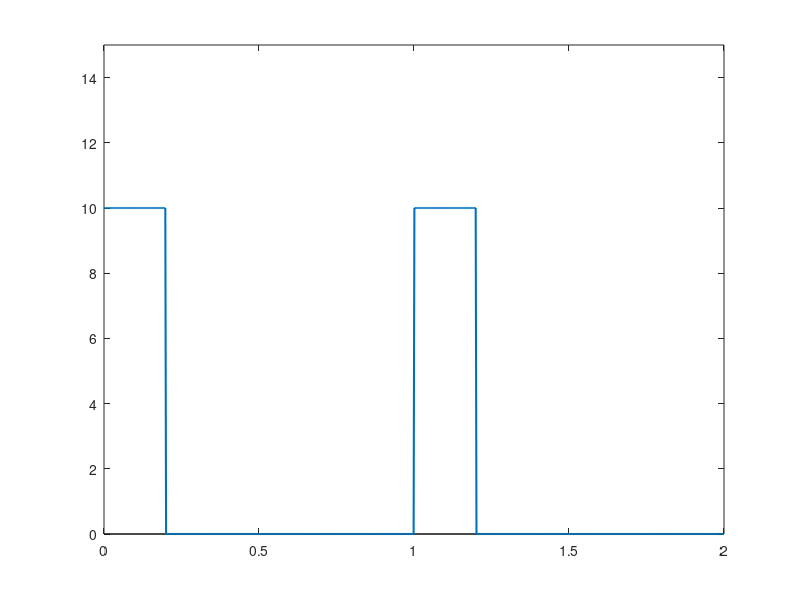

Reproduce this figure in MATLAB. (Note: this script raises an error after producing the figure.)
function figp3_26

% FIGURE p3.26: Periodic pulse train (Problem 3.26)

clc
clear
fprintf ('Figure p3.26: Periodic pulse train\n\n')
 
% Construct pulse train

T = 1;
a = 10;
tau = T/5;
n = 800;
t = linspace (0,2*T,n);
x = zeros(1,n);
for i = 1 : n
   if (t(i) <= tau) | ((t(i) >= T) & (t(i) <= tau+T)) 
      x(i) = a;
   end
end

% Plot it

figure
plot ([0 2*T],[0 0],'k')
hold on
plot (t,x,'LineWidth',1.5)
axis ([0 2*T 0 15])
f_labels ('Pulse train','\it{t}','\it{x(t)}')
f_wait
 
